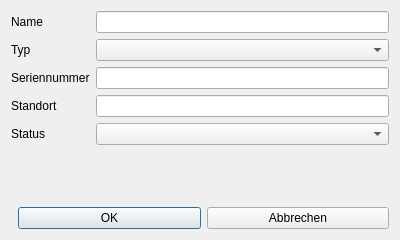
<?xml version="1.0" encoding="UTF-8"?>
<ui version="4.0">
 <class>DeviceDialog</class>
 <widget class="QDialog" name="DeviceDialog">
  <property name="geometry">
   <rect>
    <x>0</x>
    <y>0</y>
    <width>400</width>
    <height>240</height>
   </rect>
  </property>
  <property name="windowTitle">
   <string>Gerät erfassen</string>
  </property>
  <layout class="QVBoxLayout" name="verticalLayout">
   <item>
    <layout class="QFormLayout" name="formLayout">
     <item row="0" column="0">
      <widget class="QLabel" name="labelName">
       <property name="text">
        <string>Name</string>
       </property>
      </widget>
     </item>
     <item row="0" column="1">
      <widget class="QLineEdit" name="leName"/>
     </item>
     <item row="1" column="0">
      <widget class="QLabel" name="labelType">
       <property name="text">
        <string>Typ</string>
       </property>
      </widget>
     </item>
     <item row="1" column="1">
      <widget class="QComboBox" name="cbType"/>
     </item>
     <item row="2" column="0">
      <widget class="QLabel" name="labelSerial">
       <property name="text">
        <string>Seriennummer</string>
       </property>
      </widget>
     </item>
     <item row="2" column="1">
      <widget class="QLineEdit" name="leSerial"/>
     </item>
     <item row="3" column="0">
      <widget class="QLabel" name="labelLocation">
       <property name="text">
        <string>Standort</string>
       </property>
      </widget>
     </item>
     <item row="3" column="1">
      <widget class="QLineEdit" name="leLocation"/>
     </item>
     <item row="4" column="0">
      <widget class="QLabel" name="labelStatus">
       <property name="text">
        <string>Status</string>
       </property>
      </widget>
     </item>
     <item row="4" column="1">
      <widget class="QComboBox" name="cbStatus"/>
     </item>
    </layout>
   </item>
   <item>
    <layout class="QHBoxLayout" name="buttonLayout">
     <item>
      <spacer name="horizontalSpacer">
       <property name="orientation">
        <enum>Qt::Horizontal</enum>
       </property>
       <property name="sizeType">
        <enum>QSizePolicy::Expanding</enum>
       </property>
      </spacer>
     </item>
     <item>
      <widget class="QPushButton" name="btnOk">
       <property name="text">
        <string>OK</string>
       </property>
      </widget>
     </item>
     <item>
      <widget class="QPushButton" name="btnCancel">
       <property name="text">
        <string>Abbrechen</string>
       </property>
      </widget>
     </item>
    </layout>
   </item>
  </layout>
 </widget>
 <connections/>
</ui>
